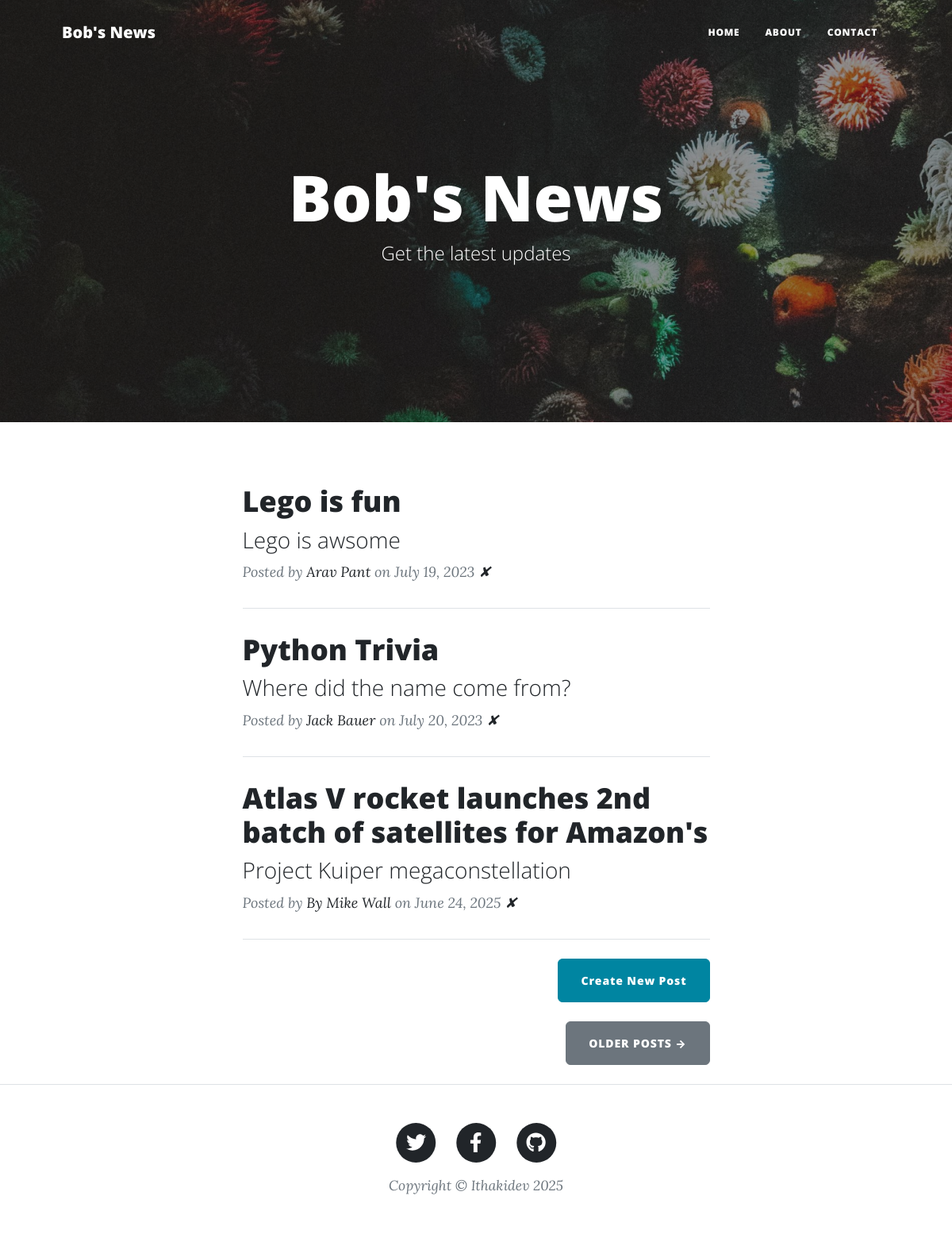
The page / on the database its author committed.
### main.py (models this page shows)
class BlogPost(db.Model):
    id: Mapped[int] = mapped_column(Integer, primary_key=True)
    title: Mapped[str] = mapped_column(String(250), unique=True, nullable=False)
    subtitle: Mapped[str] = mapped_column(String(250), nullable=False)
    date: Mapped[str] = mapped_column(String(250), nullable=False)
    body: Mapped[str] = mapped_column(Text, nullable=False)
    author: Mapped[str] = mapped_column(String(250), nullable=False)
    img_url: Mapped[str] = mapped_column(String(250), nullable=False)

### main.py (the view)
@app.route('/')
def get_all_posts():
    with app.app_context():
        posts = db.session.query(BlogPost).all()
    return render_template("index.html", all_posts=posts)

### templates/index.html
{% include "header.html" %}
<header
  class="masthead"
  style="background-image: url('../static/assets/img/home-bg.jpg')"
>
  <div class="container position-relative px-4 px-lg-5">
    <div class="row gx-4 gx-lg-5 justify-content-center">
      <div class="col-md-10 col-lg-8 col-xl-7">
        <div class="site-heading">
          <h1>Bob's News</h1>
          <span class="subheading">Get the latest updates</span>
        </div>
      </div>
    </div>
  </div>
</header>
<div class="container px-4 px-lg-5">
  <div class="row gx-4 gx-lg-5 justify-content-center">
    <div class="col-md-10 col-lg-8 col-xl-7">
      {% for post in all_posts %}
      <div class="post-preview">
        <a href="{{ url_for('show_post', post_id=post.id) }}">
          <h2 class="post-title">{{ post.title }}</h2>
          <h3 class="post-subtitle">{{ post.subtitle }}</h3>
        </a>
        <p class="post-meta">
          Posted by
          <a href="#">{{post.author}}</a>
          on {{post.date}} <a href="{{url_for('delete_post', post_id=post.id) }}">✘</a>
        </p>
      </div>
      <hr class="my-4" />
      {% endfor %}
      <div class="d-flex justify-content-end mb-4">
        <a
          class="btn btn-primary float-right"
          href="{{ url_for('add_new_post') }}"
          >Create New Post</a
        >
      </div>
      <div class="d-flex justify-content-end mb-4">
        <a class="btn btn-secondary text-uppercase" href="#!">Older Posts →</a>
      </div>
    </div>
  </div>
</div>
{% include "footer.html" %}

### templates/header.html (shortened to what this page needs)
<!DOCTYPE html>
<html lang="en">
  <head>
    {% block styles %}
    {{ bootstrap.load_css() }}
    <link
      href="{{ url_for('static', filename='css/styles.css') }}"
      rel="stylesheet"
    />
    {% endblock %}
  </head>
  <body>
    <nav class="navbar navbar-expand-lg navbar-light" id="mainNav">
      <div class="container px-4 px-lg-5">
        <a class="navbar-brand" href="/">Bob's News</a>
        <div class="collapse navbar-collapse" id="navbarResponsive">
          <ul class="navbar-nav ms-auto py-4 py-lg-0">
            <li class="nav-item">
              <a
                class="nav-link px-lg-3 py-3 py-lg-4"
                href="{{ url_for('get_all_posts') }}"
                >Home</a
              >
            </li>
            <li class="nav-item">
              <a
                class="nav-link px-lg-3 py-3 py-lg-4"
                href="{{ url_for('about') }}"
                >About</a
              >
            </li>
            <li class="nav-item">
              <a
                class="nav-link px-lg-3 py-3 py-lg-4"
                href="{{ url_for('contact') }}"
                >Contact</a
              >
            </li>
          </ul>
        </div>
      </div>
    </nav>

### templates/footer.html (shortened to what this page needs)
        <footer class="border-top">
          <div class="container px-4 px-lg-5">
              <div class="row gx-4 gx-lg-5 justify-content-center">
                  <div class="col-md-10 col-lg-8 col-xl-7">
                      <ul class="list-inline text-center">
                          <li class="list-inline-item">
                              <a href="#!">
                                  <span class="fa-stack fa-lg">
                                      <i class="fas fa-circle fa-stack-2x"></i>
                                      <i class="fab fa-twitter fa-stack-1x fa-inverse"></i>
                                  </span>
                              </a>
                          </li>
                          <li class="list-inline-item">
                              <a href="#!">
                                  <span class="fa-stack fa-lg">
                                      <i class="fas fa-circle fa-stack-2x"></i>
                                      <i class="fab fa-facebook-f fa-stack-1x fa-inverse"></i>
                                  </span>
                              </a>
                          </li>
                          <li class="list-inline-item">
                              <a href="#!">
                                  <span class="fa-stack fa-lg">
                                      <i class="fas fa-circle fa-stack-2x"></i>
                                      <i class="fab fa-github fa-stack-1x fa-inverse"></i>
                                  </span>
                              </a>
                          </li>
                      </ul>
                      <div class="small text-center text-muted fst-italic">Copyright &copy; Ithakidev {{ current_year }}</div>
                  </div>
              </div>
          </div>
      </footer>
  </body>
</html>

### rows shown on the page
BlogPost: title "Lego is fun", subtitle "Lego is awsome", author "Arav Pant", date "July 19, 2023"
BlogPost: title "Python Trivia", subtitle "Where did the name come from?", author "Jack Bauer", date "July 20, 2023"
BlogPost: title "Atlas V rocket launches 2nd batch of satellites for Amazon's", subtitle "Project Kuiper megaconstellation", author "By Mike Wall", date "June 24, 2025"

### other values the page prints
{{ current_year }} "2025"
